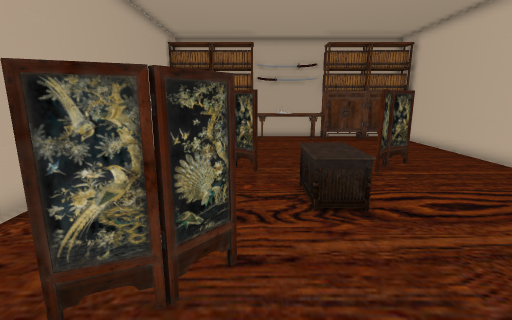
[1] (above)

16 first-person views from a walk through a Unity game level. The camera is 1.4 m above the floor, tilts 12° down and sees 85° across. The floor is counted in squares, 0.5 m on a side. Each view is taken from the middle of a square. On the plan, view 1 faces up. The plan holds only what a view shows up to about 19 squares ahead; the rest is blank. The player is left out.

[2]
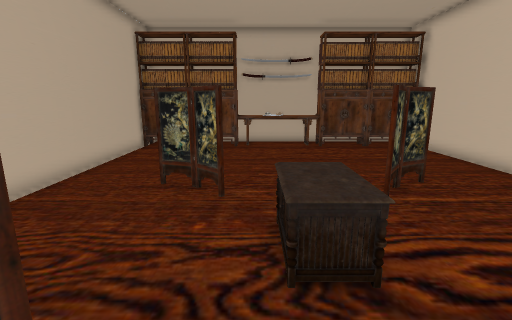

[3]
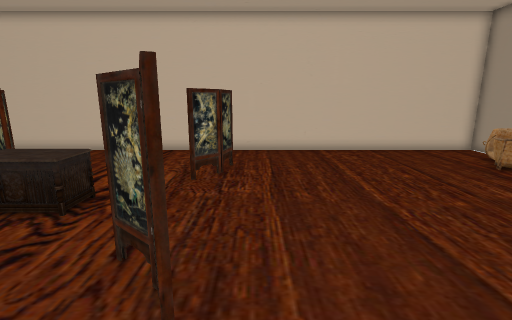

[4]
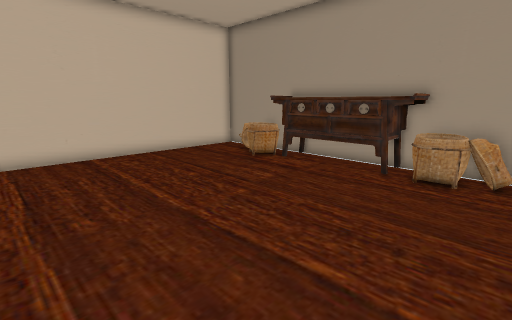

[5]
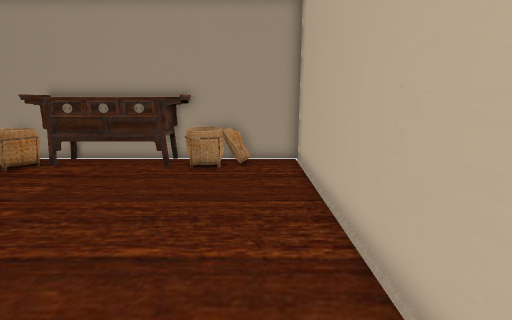

[6]
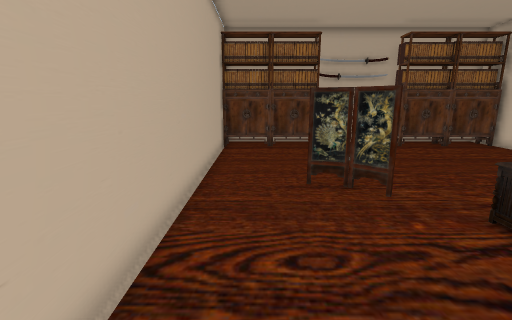

[7]
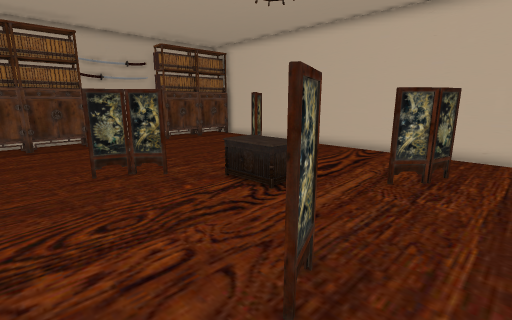

[8]
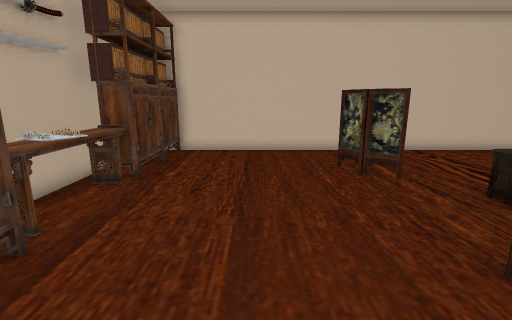

[9]
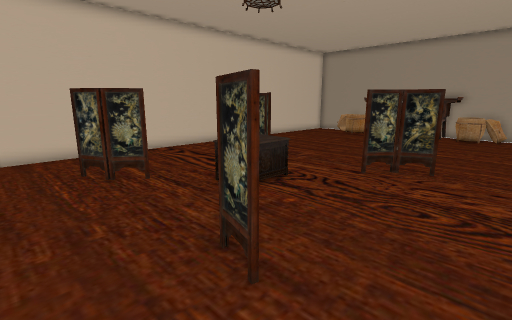

[10]
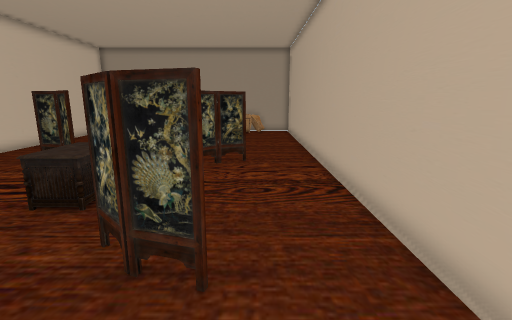

[11]
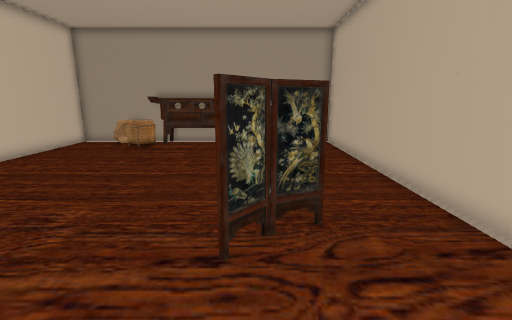

[12]
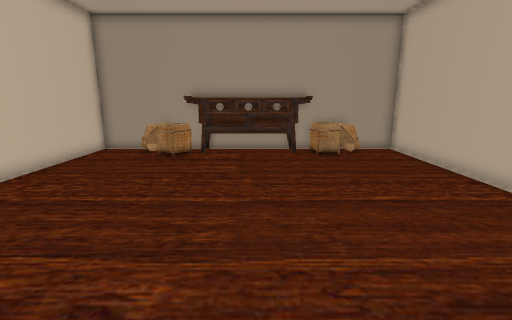

[13]
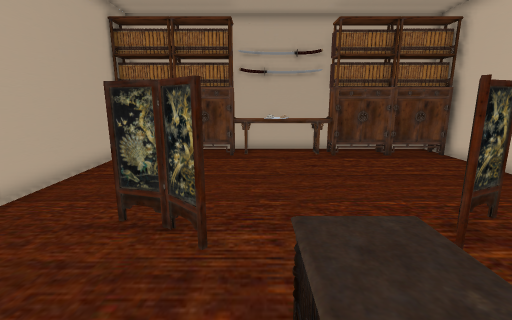

[14]
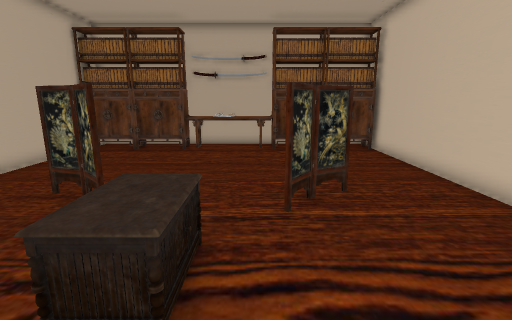

[15]
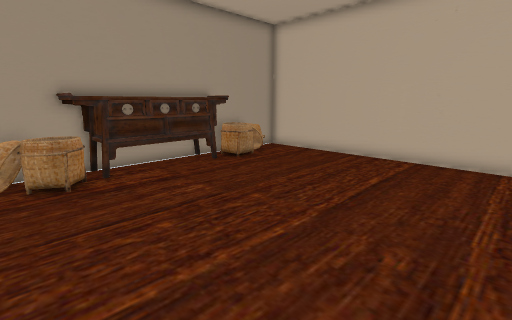

[16]
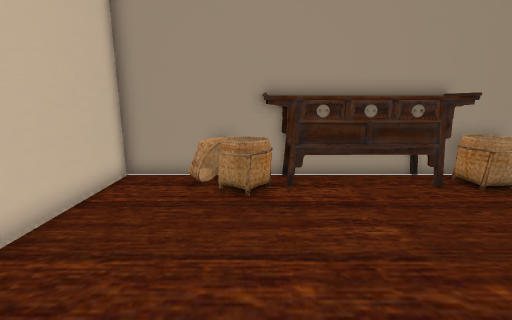

### Floor plan
Points are (right, up) in squares from view 1. A wall is a line through its corners. A room is listed if a view was taken in it or the views show most of it. See-through windows are left out.
Room 1 (views 1, 2, 3, 4, 5, 6, 7, 8, 9, 10, 11, 12, 13, 14, 15, 16)
walls: (-0.3, 4.5) (-1.2, 3.4) (-2.6, 2.9) (-1.2, 3.5) (-0.3, 4.6); (4.6, 4.4) (5.7, 3.4) (7.1, 3.1); (0, 10.9) (-0.9, 11.8) (-2.3, 12.2); (7.1, 3) (5.7, 3.4) (4.7, 4.3); (5.5, 11.8) (6.9, 12.5); (5.7, 11.7) (4.8, 10.7) (5.7, 11.8); (-2.3, 12.3) (-1, 11.9) (0.1, 10.9); (6.9, 12.4) (5.6, 11.8); (0.6, 22.4) (-0.4, 22.4); (-6.1, 20.5) (-6.1, -10.5) (-0.4, -10.5); (5.4, -10.5) (11, -10.5) (11, 20.9); (6.6, 22.4) (2.4, 22.4)
objects: cabinet (-6, 20) to (-3, 21); basket (-3, -10) to (-1, -8); cabinet (-2, 20) to (0, 21); other object (0, -11) to (5, -9); other object (1, 7) to (3, 9); other object (1, 21) to (1, 22); other object (2, 21) to (3, 22); other object (4, 21) to (4, 22); cabinet (5, 20) to (7, 21); basket (6, -10) to (8, -8); cabinet (8, 20) to (10, 21)

Where each view was taken, in squares from view 1:
view 1: 0 up, 0 right, facing up
view 2: 3 up, 1 right, facing up
view 3: 2 up, 5 left, facing right
view 4: 2 up, 4 left, facing down-right
view 5: 3 up, 4 left, facing down
view 6: 3 up, 4 left, facing up
view 7: 1 up, 5 left, facing up-right
view 8: 16 up, 5 left, facing right
view 9: 15 up, 5 left, facing down-right
view 10: 16 up, 3 left, facing down
view 11: 9 up, 1 left, facing down
view 12: 6 up, 2 right, facing down
view 13: 6 up, 1 right, facing up
view 14: 4 up, 4 right, facing up
view 15: 2 up, 8 right, facing down-left
view 16: 0 up, 6 right, facing down
